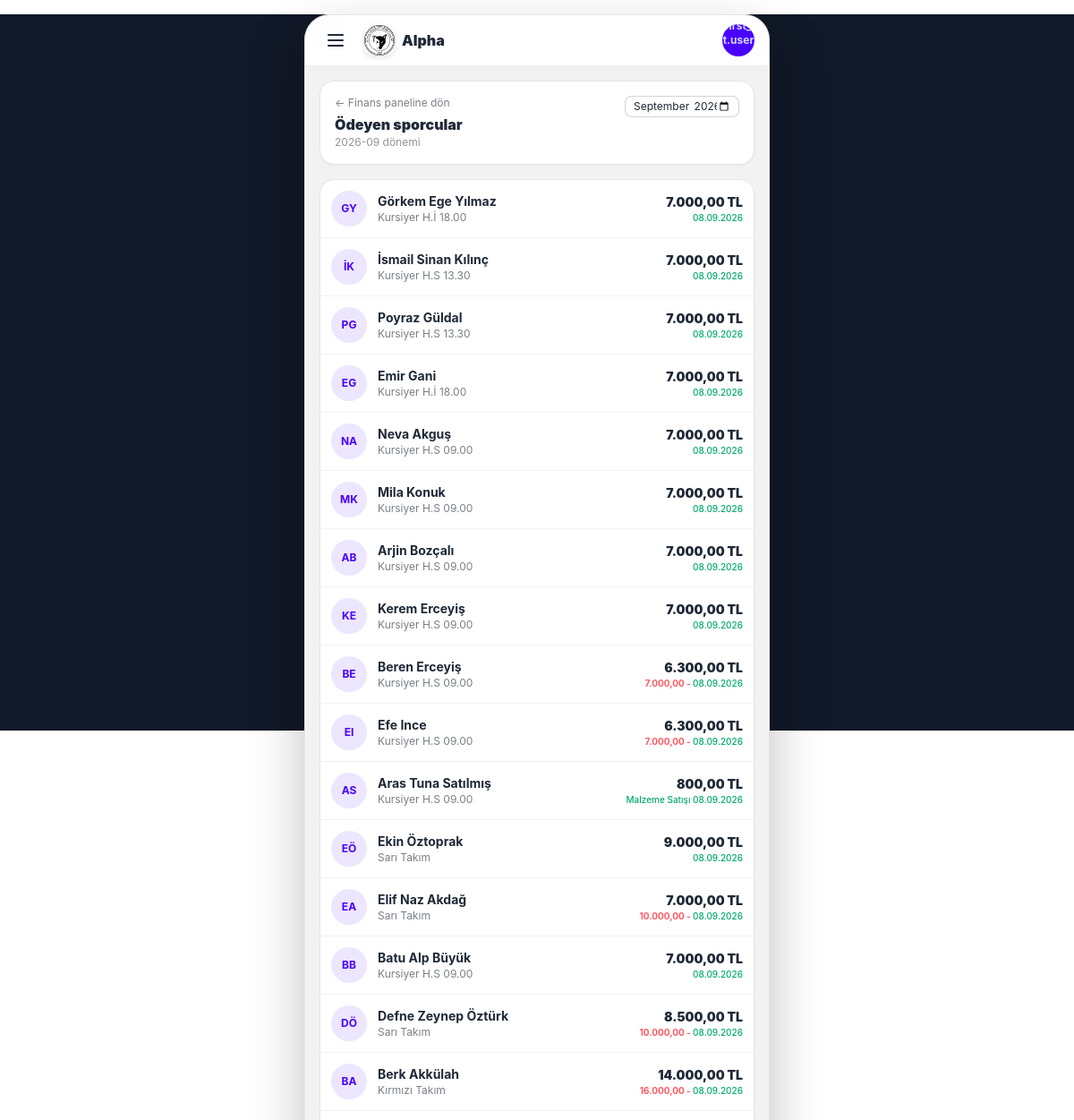
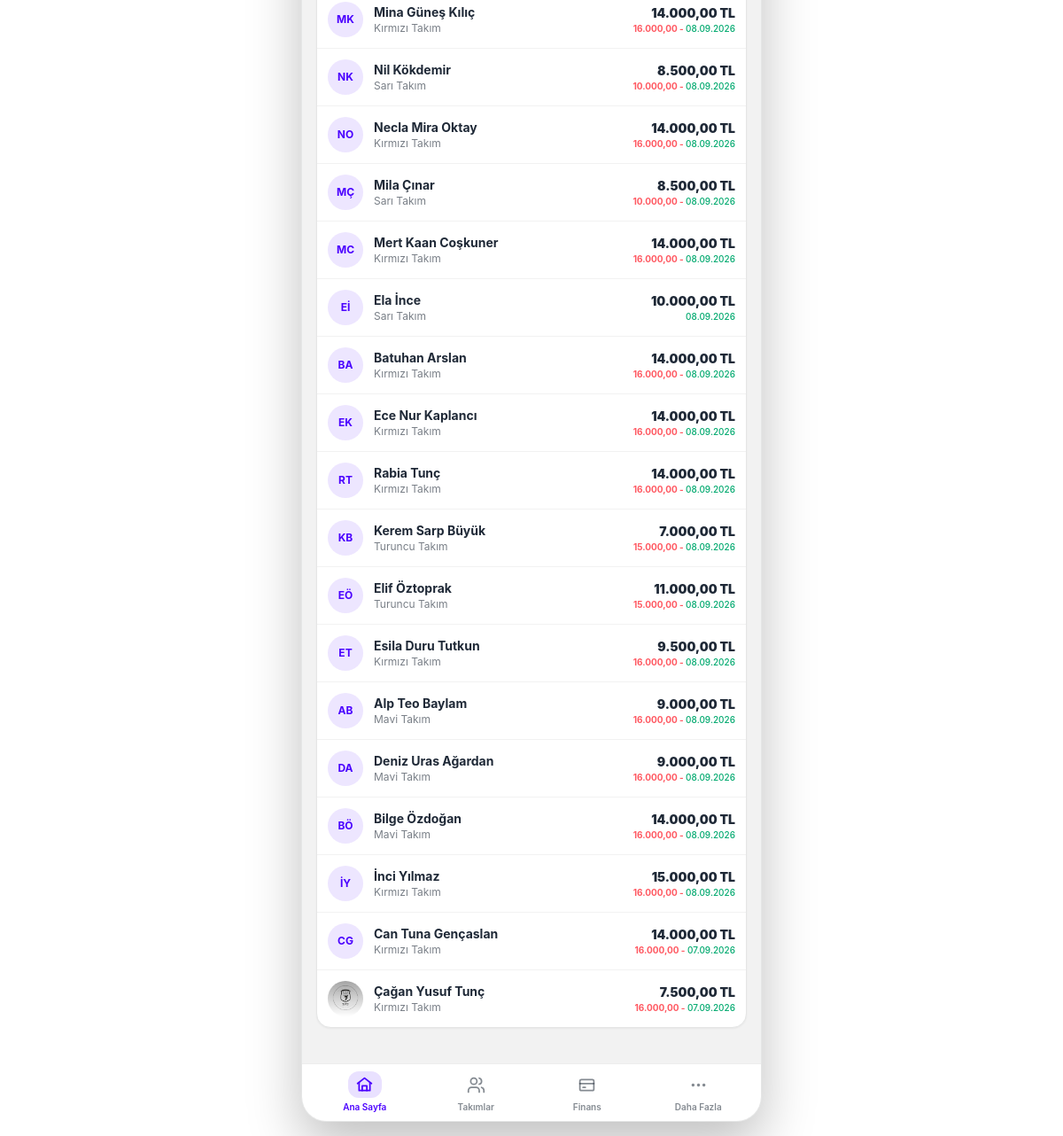
Screenshot of /finance/payments/paid/ (signed in) with the database file from the repository (2 pictures, top to bottom).
### athletes/models.py (models this page shows, shortened)
class Athlete(models.Model):
    GENDER_CHOICES = (
        ('M', 'Erkek'),
        ('F', 'Kadın'),
    )
    parent = models.CharField(max_length=150, verbose_name="Veli")
    parent_phone = models.CharField(max_length=20, blank=True, default='', verbose_name="Veli Telefonu")
    parent_email = models.EmailField(blank=True, default='', verbose_name="Veli E-postası")
    first_name = models.CharField(max_length=50, verbose_name="Ad")
    last_name = models.CharField(max_length=50, verbose_name="Soyad")
    phone_number = models.CharField(max_length=20, blank=True, default='', verbose_name="Sporcu Telefonu")
    tc_identity = models.CharField(max_length=11, unique=True, blank=True, null=True, verbose_name="T.C. Kimlik No")
    birth_date = models.DateField(verbose_name="Doğum Tarihi")
    gender = models.CharField(max_length=1, choices=GENDER_CHOICES, verbose_name="Cinsiyet")
    school = models.CharField(max_length=100, blank=True, null=True, verbose_name="Okul")
    license_number = models.CharField(max_length=50, blank=True, null=True, verbose_name="Lisans No")
    joined_date = models.DateField(verbose_name="Kulübe Katılım Tarihi")
    photo = models.ImageField(upload_to='athlete_photos/', blank=True, null=True, verbose_name="Fotoğraf")
    is_active = models.BooleanField(default=False, verbose_name="Aktif Sporcu mu?")
    created_at = models.DateTimeField(auto_now_add=True)
    team = models.ForeignKey(
        Team,
        on_delete=models.SET_NULL,
        null=True,
        blank=True,
        related_name='athletes',
        verbose_name="Bağlı Olduğu Takım"
    )
    custom_fee = models.DecimalField(
        max_digits=10,
        decimal_places=2,
        null=True,
        blank=True,
        verbose_name="Özel Aidat Tutar (TL)",
        help_text="Boş bırakılırsa takımın varsayılan aidatı uygulanır. Burslu için 0 girebilirsiniz."
    )
    discount_percentage = models.DecimalField(
        max_digits=5,
        decimal_places=2,
        null=True,
        blank=True,
        verbose_name="İndirim Yüzdesi",
        help_text="Boş bırakılırsa indirim uygulanmaz."
    )
    regular_payment_day = models.PositiveBigIntegerField(
        null=True,
        blank=True,
        verbose_name="Düzenli Ödeme Günü"
    )
    class Meta:
        verbose_name = "Sporcu"
        verbose_name_plural = "Sporcular"
        ordering = ['first_name', 'last_name']
    def get_full_name(self):
        return f"{self.first_name} {self.last_name}"

### teams/models.py (models this page shows, shortened)
class Team(models.Model):
    name = models.CharField(max_length=100, verbose_name="Takım / Grup Adı")
    description = models.TextField(blank=True, null=True, verbose_name="Açıklama / Yaş Grubu")
    coaches = models.ManyToManyField(
        settings.AUTH_USER_MODEL,
        blank=True,
        limit_choices_to={'role__in': ['coach', 'club_admin']},
        related_name='assigned_teams',
        verbose_name="Sorumlu Antrenörler"
    )
    is_active = models.BooleanField(default=True, verbose_name="Aktif mi?")
    created_at = models.DateTimeField(auto_now_add=True)
    class Meta:
        verbose_name = "Takım"
        verbose_name_plural = "Takımlar"

### finance/views.py (the view)
# urls.py: path('payments/<str:payment_status>/', views.payment_status_list, name='payment-status-list'),
@login_required
def payment_status_list(request, payment_status):
    if payment_status not in {'paid', 'pending'}:
        return redirect('finance-dashboard')
    period = request.GET.get('period', date.today().strftime('%Y-%m'))
    monthly_payments = get_or_create_monthly_payments(period)
    payments = [
        athlete for athlete in monthly_payments
        if athlete.payment_status == payment_status
    ]
    return render(request, 'finance/payment_status_list.html', {
        'period': period,
        'payments': payments,
        'payment_status': payment_status,
        'status_label': 'Ödeyen sporcular' if payment_status == 'paid' else 'Bekleyen sporcular',
    })

### templates/finance/payment_status_list.html
{% extends "base.html" %}
{% block content %}
<div class="w-full space-y-4">
    <div class="flex flex-col gap-3 rounded-2xl border border-base-300 bg-base-100 p-4 shadow-sm">
        <div class="flex justify-between items-start">
            <div>
                <a href="{% url 'finance-dashboard' %}?period={{ period }}" class="text-xs text-base-content/60 hover:text-primary block mb-1">
                    ← Finans paneline dön
                </a>
                <h1 class="text-base font-black text-base-content">{{ status_label }}</h1>
                <p class="text-xs text-base-content/50">{{ period }} dönemi</p>
            </div>
            <form method="get" class="flex items-center gap-2">
                <input id="period" type="month" name="period" value="{{ period }}" class="input input-bordered input-xs text-xs w-32" onchange="this.form.submit()">
            </form>
        </div>
    </div>
    <section class="overflow-hidden rounded-2xl border border-base-300 bg-base-100 shadow-sm">
        <div class="divide-y divide-base-200">
            {% for athlete in payments %}
            <a href="{% url 'athlete-manage-detail' athlete.pk %}" class="flex items-center gap-3 p-3 active:bg-base-200/50 transition-colors cursor-pointer">
                {% if athlete.photo %}
                    <img src="{{ athlete.photo.url }}" alt="{{ athlete.get_full_name }}" class="h-10 w-10 shrink-0 rounded-full object-cover">
                {% else %}
                    <div class="grid h-10 w-10 shrink-0 place-items-center rounded-full bg-primary/10 text-xs font-bold text-primary">
                        {{ athlete.first_name|first }}{{ athlete.last_name|first }}
                    </div>
                {% endif %}
                <div class="min-w-0 flex-1">
                    <p class="truncate text-sm font-bold text-base-content">{{ athlete.get_full_name }}</p>
                    <p class="truncate text-xs text-base-content/60">
                        {% if athlete.team %}{{ athlete.team.name }}{% else %}Takımsız{% endif %}
                    </p>
                </div>
                <div class="text-right shrink-0">
                    <p class="text-sm font-black text-base-content">{{ athlete.paid_amount|floatformat:2 }} TL</p>
                    {% if payment_status == 'paid' %}
                        <p class="text-[10px] text-success font-medium">
                            {% if athlete.fee_type == 'fee' and athlete.paid_amount < athlete.amount %}
                                <span class="font-bold text-error">{{ athlete.amount|floatformat:2 }} - </span>
                            {% endif %}
                            {% if athlete.fee_type != 'fee' %}
                                {{ athlete.fee_type_display }}
                            {% endif %}
                            {{ athlete.paid_at|date:'d.m.Y' }}
                        </p>
                    {% else %}
                        <p class="text-[10px] text-warning font-bold">Bekliyor</p>
                    {% endif %}
                </div>
            </a>
            {% empty %}
                <p class="p-8 text-center text-xs text-base-content/50">Bu dönem için {{ status_label|lower }} bulunmuyor.</p>
            {% endfor %}
        </div>
    </section>
</div>
{% endblock %}

### templates/base.html (style rules this page uses)
* { -webkit-tap-highlight-color: transparent; -webkit-touch-callout: none; }
html, body { width: 100%; height: 100%; margin: 0; padding: 0; }
body { overflow: hidden; background: #111827; overscroll-behavior: none; font-family: -apple-system, BlinkMacSystemFont, "Segoe UI", Roboto, Helvetica, Arial, sans-serif; }
button, a, label { touch-action: manipulation; }

### rows the page displays
Athlete: first_name|first "G", last_name|first "Y", get_full_name "Görkem Ege Yılmaz", team.name "Kursiyer H.İ 18.00", paid_amount "7.000,00", paid_at "08.09.2026"
Athlete: first_name|first "İ", last_name|first "K", get_full_name "İsmail Sinan Kılınç", team.name "Kursiyer H.S 13.30", paid_amount "7.000,00", paid_at "08.09.2026"
Athlete: first_name|first "P", last_name|first "G", get_full_name "Poyraz Güldal", team.name "Kursiyer H.S 13.30", paid_amount "7.000,00", paid_at "08.09.2026"
Athlete: first_name|first "E", last_name|first "G", get_full_name "Emir Gani", team.name "Kursiyer H.İ 18.00", paid_amount "7.000,00", paid_at "08.09.2026"
Athlete: first_name|first "N", last_name|first "A", get_full_name "Neva Akguş", team.name "Kursiyer H.S 09.00", paid_amount "7.000,00", paid_at "08.09.2026"
Athlete: first_name|first "M", last_name|first "K", get_full_name "Mila Konuk", team.name "Kursiyer H.S 09.00", paid_amount "7.000,00", paid_at "08.09.2026"
Athlete: first_name|first "A", last_name|first "B", get_full_name "Arjin Bozçalı", team.name "Kursiyer H.S 09.00", paid_amount "7.000,00", paid_at "08.09.2026"
Athlete: first_name|first "K", last_name|first "E", get_full_name "Kerem Erceyiş", team.name "Kursiyer H.S 09.00", paid_amount "7.000,00", paid_at "08.09.2026"
Athlete: first_name|first "B", last_name|first "E", get_full_name "Beren Erceyiş", team.name "Kursiyer H.S 09.00", paid_amount "6.300,00", amount "7.000,00", paid_at "08.09.2026"
Athlete: first_name|first "E", last_name|first "I", get_full_name "Efe Ince", team.name "Kursiyer H.S 09.00", paid_amount "6.300,00", amount "7.000,00", paid_at "08.09.2026"
Athlete: first_name|first "A", last_name|first "S", get_full_name "Aras Tuna Satılmış", team.name "Kursiyer H.S 09.00", paid_amount "800,00", fee_type_display "Malzeme Satışı", paid_at "08.09.2026"
Athlete: first_name|first "E", last_name|first "Ö", get_full_name "Ekin Öztoprak", team.name "Sarı Takım", paid_amount "9.000,00", paid_at "08.09.2026"
Athlete: first_name|first "E", last_name|first "A", get_full_name "Elif Naz Akdağ", team.name "Sarı Takım", paid_amount "7.000,00", amount "10.000,00", paid_at "08.09.2026"
Athlete: first_name|first "B", last_name|first "B", get_full_name "Batu Alp Büyük", team.name "Kursiyer H.S 09.00", paid_amount "7.000,00", paid_at "08.09.2026"
Athlete: first_name|first "D", last_name|first "Ö", get_full_name "Defne Zeynep Öztürk", team.name "Sarı Takım", paid_amount "8.500,00", amount "10.000,00", paid_at "08.09.2026"
Athlete: first_name|first "B", last_name|first "A", get_full_name "Berk Akkülah", team.name "Kırmızı Takım", paid_amount "14.000,00", amount "16.000,00", paid_at "08.09.2026"
Athlete: first_name|first "M", last_name|first "K", get_full_name "Mina Güneş Kılıç", team.name "Kırmızı Takım", paid_amount "14.000,00", amount "16.000,00", paid_at "08.09.2026"
Athlete: first_name|first "N", last_name|first "K", get_full_name "Nil Kökdemir", team.name "Sarı Takım", paid_amount "8.500,00", amount "10.000,00", paid_at "08.09.2026"
Athlete: first_name|first "N", last_name|first "O", get_full_name "Necla Mira Oktay", team.name "Kırmızı Takım", paid_amount "14.000,00", amount "16.000,00", paid_at "08.09.2026"
Athlete: first_name|first "M", last_name|first "Ç", get_full_name "Mila Çınar", team.name "Sarı Takım", paid_amount "8.500,00", amount "10.000,00", paid_at "08.09.2026"
Athlete: first_name|first "M", last_name|first "C", get_full_name "Mert Kaan Coşkuner", team.name "Kırmızı Takım", paid_amount "14.000,00", amount "16.000,00", paid_at "08.09.2026"
Athlete: first_name|first "E", last_name|first "İ", get_full_name "Ela İnce", team.name "Sarı Takım", paid_amount "10.000,00", paid_at "08.09.2026"
Athlete: first_name|first "B", last_name|first "A", get_full_name "Batuhan Arslan", team.name "Kırmızı Takım", paid_amount "14.000,00", amount "16.000,00", paid_at "08.09.2026"
Athlete: first_name|first "E", last_name|first "K", get_full_name "Ece Nur Kaplancı", team.name "Kırmızı Takım", paid_amount "14.000,00", amount "16.000,00", paid_at "08.09.2026"
Athlete: first_name|first "R", last_name|first "T", get_full_name "Rabia Tunç", team.name "Kırmızı Takım", paid_amount "14.000,00", amount "16.000,00", paid_at "08.09.2026"
Athlete: first_name|first "K", last_name|first "B", get_full_name "Kerem Sarp Büyük", team.name "Turuncu Takım", paid_amount "7.000,00", amount "15.000,00", paid_at "08.09.2026"
Athlete: first_name|first "E", last_name|first "Ö", get_full_name "Elif Öztoprak", team.name "Turuncu Takım", paid_amount "11.000,00", amount "15.000,00", paid_at "08.09.2026"
Athlete: first_name|first "E", last_name|first "T", get_full_name "Esila Duru Tutkun", team.name "Kırmızı Takım", paid_amount "9.500,00", amount "16.000,00", paid_at "08.09.2026"
Athlete: first_name|first "A", last_name|first "B", get_full_name "Alp Teo Baylam", team.name "Mavi Takım", paid_amount "9.000,00", amount "16.000,00", paid_at "08.09.2026"
Athlete: first_name|first "D", last_name|first "A", get_full_name "Deniz Uras Ağardan", team.name "Mavi Takım", paid_amount "9.000,00", amount "16.000,00", paid_at "08.09.2026"
Athlete: first_name|first "B", last_name|first "Ö", get_full_name "Bilge Özdoğan", team.name "Mavi Takım", paid_amount "14.000,00", amount "16.000,00", paid_at "08.09.2026"
Athlete: first_name|first "İ", last_name|first "Y", get_full_name "İnci Yılmaz", team.name "Kırmızı Takım", paid_amount "15.000,00", amount "16.000,00", paid_at "08.09.2026"
Athlete: first_name|first "C", last_name|first "G", get_full_name "Can Tuna Gençaslan", team.name "Kırmızı Takım", paid_amount "14.000,00", amount "16.000,00", paid_at "07.09.2026"
Athlete: photo (picture), get_full_name "Çağan Yusuf Tunç", team.name "Kırmızı Takım", paid_amount "7.500,00", amount "16.000,00", paid_at "07.09.2026"

### other values shown
{{ status_label }} "Ödeyen sporcular"
{{ period }} "2026-09"
